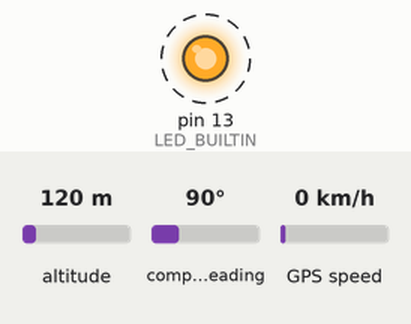
Recording of a sketch running on a simulated Arduino Uno, built with avr-gcc and run on an emulated ATmega328P. Shown: output pins drawn as LEDs (lit = HIGH). Dashed ring = blinking. Inputs (shaded band) come from the test bench; at power-on: altitude 120 m, compass heading 90°, GPS speed 0 km/h. The GPS gets a fix after 3 s at 37.7749, -122.4194 with 8 satellites; what the sketch prints to the serial monitor is not drawn.

Above: at 0.2 s.
Timing chart, 0 to 3.0 s (numbered marks = the images above):
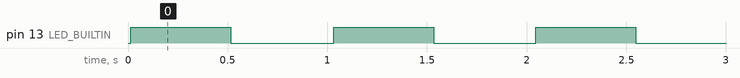

Measured:
- by itself, pin 13 (LED_BUILTIN): alternates HIGH for 0.50 s and LOW for 0.52 s, 7 changes in all, then stays HIGH

The sketch:

location.ino
```cpp
#include <TinyGPS++.h>
#include <SoftwareSerial.h>
/*
   This sample sketch demonstrates the normal use of a TinyGPS++ (TinyGPSPlus) object.
   It requires the use of SoftwareSerial, and assumes that you have a
   4800-baud serial GPS device hooked up on pins 4(rx) and 3(tx).
*/
static const int RXPin = 4, TXPin = 3;
static const uint32_t GPSBaud = 9600;

// The TinyGPS++ object
TinyGPSPlus gps;

// The serial connection to the GPS device
SoftwareSerial ss(RXPin, TXPin);

void setup()
{
  Serial.begin(9600);
  ss.begin(GPSBaud);

  pinMode(LED_BUILTIN, OUTPUT);
}

void loop()
{
  // This sketch displays information every time a new sentence is correctly encoded.
  while (ss.available() > 0)
    if (gps.encode(ss.read()))
      displayInfo();

  if (millis() > 5000 && gps.charsProcessed() < 10)
  {
    Serial.println(F("No GPS detected: check wiring."));
    while(true);
  }
}

void displayInfo()
{
  if (gps.location.isValid())
  {
    digitalWrite(LED_BUILTIN, HIGH);
    Serial.print(gps.location.lat(), 6);
    Serial.print(F(" "));
    Serial.print(gps.location.lng(), 6);
  }
  else
  {
    Serial.print(F("INVALID"));
    digitalWrite(LED_BUILTIN, HIGH);
    delay(500);
    digitalWrite(LED_BUILTIN, LOW);
    delay(500);
  }

  Serial.println();
}
```
